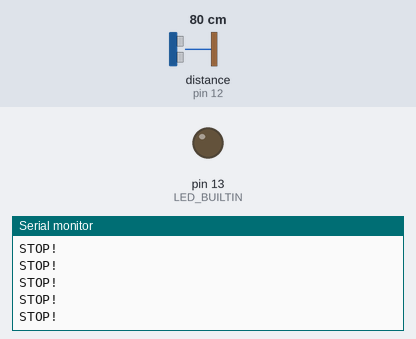
Recording of a sketch running on a simulated Arduino Uno, built with avr-gcc and run on an emulated ATmega328P. Parts: output pins drawn as LEDs (lit = HIGH), the last lines printed to the serial monitor. Wiring (inferred from the names in the program): ultrasonic range finder: trigger pin 11; echo pin 12. Inputs (shaded band) come from the test bench; at power-on: distance to the obstacle (sensor on pin 12) 80 cm. The echo pulse lasts 58.3 µs per cm; pins used as bus, display or sensor lines are not drawn.

Above: at 1.2 s.
1.3 s: distance to the obstacle (sensor on pin 12) set to 2 cm
At 1.8 s:
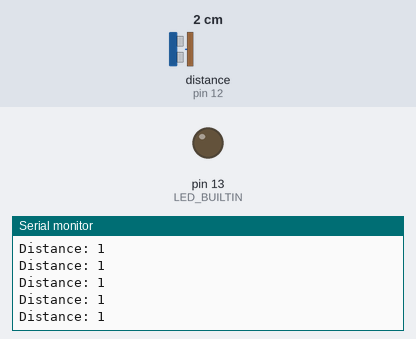
3.2 s: distance to the obstacle (sensor on pin 12) set to 18 cm
At 3.9 s:
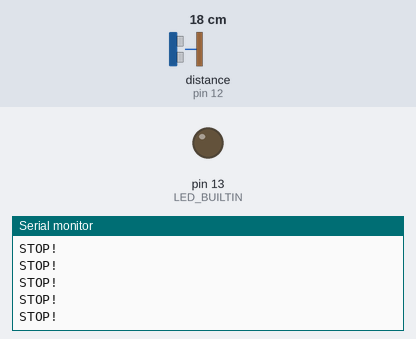

Measured:
- after the input at 1.3 s, the serial monitor: prints a new line after 0.07 s (image 1)

The sketch:

sketch_sep8a_copy_20261007084346.ino
```cpp
const int trigPin = 11;
const int echoPin = 12;

long duration;
int distance;

void setup() {
  pinMode(trigPin, OUTPUT);
  pinMode(echoPin, INPUT);

  pinMode(LED_BUILTIN, OUTPUT);

  Serial.begin(9600);
}

void loop() {

  digitalWrite(trigPin, LOW);
  delayMicroseconds(2);

  digitalWrite(trigPin, HIGH);
  delayMicroseconds(10);
  digitalWrite(trigPin, LOW);


  duration = pulseIn(echoPin, HIGH);

  distance = duration * 0.034 / 2;

  // With the sensor pointing down towards the core of the earth, if the distance is greater than 10 cm (height the sensor measures when on a rover)
  // then it will print "STOP!" to stop the rover before it drives over the edge

  if (distance > 10)
  {
    Serial.println("STOP!");

  }

  else
  {
    Serial.print("Distance: ");
    Serial.println(distance);
  }

  // --------------------------------------------------------
}
```
